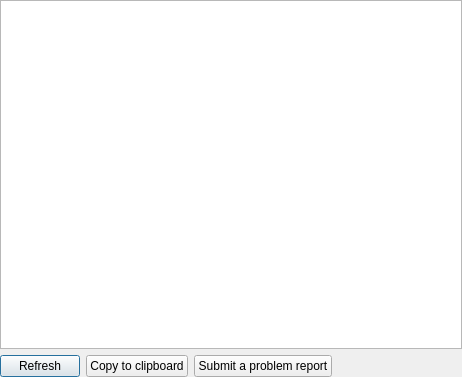
<?xml version="1.0" encoding="UTF-8"?>
<ui version="4.0">
 <class>SystemInformation</class>
 <widget class="QDialog" name="SystemInformation">
  <property name="geometry">
   <rect>
    <x>0</x>
    <y>0</y>
    <width>462</width>
    <height>377</height>
   </rect>
  </property>
  <property name="windowTitle">
   <string>System Information</string>
  </property>
  <layout class="QVBoxLayout" name="verticalLayout_2">
   <property name="leftMargin">
    <number>0</number>
   </property>
   <property name="topMargin">
    <number>0</number>
   </property>
   <property name="rightMargin">
    <number>0</number>
   </property>
   <property name="bottomMargin">
    <number>0</number>
   </property>
   <item>
    <widget class="QTextBrowser" name="infoBrowser">
     <property name="font">
      <font>
       <family>Geeza Pro</family>
       <pointsize>11</pointsize>
      </font>
     </property>
    </widget>
   </item>
   <item>
    <layout class="QHBoxLayout" name="horizontalLayout">
     <item>
      <widget class="QPushButton" name="refresh">
       <property name="text">
        <string>Refresh</string>
       </property>
      </widget>
     </item>
     <item>
      <widget class="QPushButton" name="copyToClipboard">
       <property name="text">
        <string>Copy to clipboard</string>
       </property>
      </widget>
     </item>
     <item>
      <widget class="QPushButton" name="sendToSupport">
       <property name="text">
        <string>Submit a problem report</string>
       </property>
      </widget>
     </item>
     <item>
      <spacer name="horizontalSpacer">
       <property name="orientation">
        <enum>Qt::Horizontal</enum>
       </property>
       <property name="sizeHint" stdset="0">
        <size>
         <width>40</width>
         <height>20</height>
        </size>
       </property>
      </spacer>
     </item>
    </layout>
   </item>
  </layout>
 </widget>
 <resources/>
 <connections/>
</ui>
